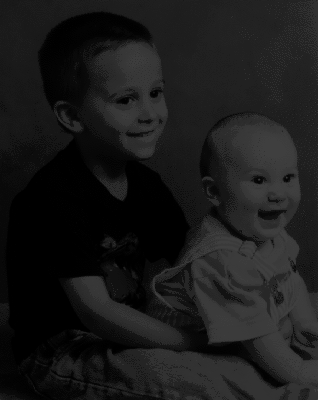
%> input picture GA/test_image.png, 318 x 400 px
$ octave gaExample.m   (GNU Octave 9; MATLAB toolbox functions it lacks are replaced by stand-ins)
%> lines starting %> are read from the running program, lines starting %| are printed output that depends on the picture
### GA/ga.m
function gaDat=ga(g)
%
% Basic Genetic Algorithm
%
%    gaDat=ga(gaDat)
%    gaDat : Data structure used by the algorithm.
%
% Data structure:
% Parameters that have to be defined by user
% gaDat.FieldD=[lb; ub]; % lower (lb) and upper (up) bounds of the search space.
%                        % each dimension of the search space requires bounds
% gaDat.Objfun='costFunction'; % Name of the 0bjective function to be minimize
%
% Parameters that could be defined by user, in other case, there is a default value
% gaDat.MAXGEN={gaDat.NVAR*20+10}; % Number of generation, gaDat.NVAR*20+10 by default
% gaDat.NIND={gaDat.NVAR*50} ;   % Size of the population, gaDat.NVAR*50 by default
% gaDat.alfa={0};                % Parameter for linear crossover, 0 by default
% gaDat.Pc={0.9};                % Crossover probability, 0.9 by default
% gaDat.Pm={0.1};                % Mutation probability, 0.1 by default
% gaDat.ObjfunPar={[]};          % Additional parameters of the objective function
%                                %  have to be packed in a structure, empty by default
% gaDat.indini={[]};             % Initialized members of the initial population, empty
%                                %  by default
%
% Grupo de Control Predictivo y Optimizaci髇 - CPOH
% Universitat Polit鑓nica de Val鑞cia.
% http://cpoh.upv.es
% (c) CPOH  1995 - 2018

if nargin==1
    gaDat=g;
else
    error('It is necessary to pass a data structure: gaDat.FieldD and gaDat.Objfun')
end
% If the parameter doesn't exist in the data structure it is created with the default value
if ~isfield(gaDat,'NVAR')
    gaDat.NVAR=size(gaDat.FieldD,2);
end
if ~isfield(gaDat,'MAXGEN')
    gaDat.MAXGEN=10;
end
if ~isfield(gaDat,'NIND')
    gaDat.NIND=100;
end
if ~isfield(gaDat,'alfa')
    gaDat.alfa=0;
end
if ~isfield(gaDat,'Pc')
    gaDat.Pc=0.9;
end
if ~isfield(gaDat,'Pm')
    gaDat.Pm=0.1;
end
if ~isfield(gaDat,'ObjfunPar')
    gaDat.ObjfunPar=[];
end
if ~isfield(gaDat,'indini')
    gaDat.indini=[];
end

% Internal parameters
gaDat.Chrom=[];
gaDat.ObjV=[];
gaDat.xmin=[];
gaDat.fxmin=inf;
gaDat.xmingen=[];
gaDat.fxmingen=[];
gaDat.rf=(1:gaDat.NIND)';
gaDat.gen=0;

%%%%%%%%%%%%%%%%%%%%%%%%%%%%%%%%%%%%%%%%%%%%%%%%
% Main loop
%%%%%%%%%%%%%%%%%%%%%%%%%%%%%%%%%%%%%%%%%%%%%%%%

% Generation counter
gen=0;

% Initial population      ---------------------------------------
gaDat.Chrom=crtrp(gaDat.NIND,gaDat.FieldD);   % Real codification
% Individuals of gaDat.indini are randomly added in the initial population
if not(isempty(gaDat.indini))
    nind0=size(gaDat.indini,1);
    posicion0=randperm(nind0);
    gaDat.Chrom(posicion0,:)=gaDat.indini;
end

while (gaDat.gen<gaDat.MAXGEN),
    gaDat.gen=gen;
    gaDat=gaevolucion(gaDat);
    % Increase generation counter        ------------------
    gaDat.xmingen(gen+1,:)=gaDat.xmin;
    gaDat.fxmingen(gen+1,:)=gaDat.fxmin;
    gen=gen+1;
end
%%%%%%%%%%%%%%%%%%%%%%%%%%%%%%%%%%%%%%%%%%%%%%%%%%%%%%
% End main loop
%%%%%%%%%%%%%%%%%%%%%%%%%%%%%%%%%%%%%%%%%%%%%%%%%%%%%%
% Present final results
garesults(gaDat)


%% Subfunction  -----------------------------------------


%% ----------------------------------------------------
function chrom=crtrp(Nind,FieldDR)
% A random real value matrix is created coerced by upper and
% lower bounds

Nvar = size(FieldDR,2);
aux = rand(Nind,Nvar);
m=[-1 1]*FieldDR;
ublb=ones(Nind,1)*m;
lb=ones(Nind,1)*FieldDR(1,:);
chrom=ublb.*aux+lb;

%% ----------------------------------------------------
function gaDat=gaevolucion(gaDat)
% One generation -------
Chrom=gaDat.Chrom;
nind=size(Chrom,1);
ObjV=inf(nind,1);
for i=1:nind
    if isempty(gaDat.ObjfunPar)
        ObjV(i)=feval(gaDat.Objfun,Chrom(i,:));
    else
        ObjV(i)=feval(gaDat.Objfun,Chrom(i,:),gaDat.ObjfunPar);
    end
end
gaDat.ObjV=ObjV;

% Best individual of the generation -------------------------
[v,p]=min(gaDat.ObjV);
if v<=gaDat.fxmin
    gaDat.xmin=Chrom(p,:);
    gaDat.fxmin=v;
end
% Optional additional task required by user
gaiteration(gaDat)
% Next generation
% RANKING -------------------------------------------------
FitnV = ranking(gaDat.ObjV,gaDat.rf);
% SELECTION -----------------------------------------------
% Stochastic Universal Sampling (SUS).
SelCh = select('sus',Chrom,FitnV,1);
% CROSSOVER ---------------------------------------------------
% Uniform crossover.
SelCh = lxov(SelCh,gaDat.Pc,gaDat.alfa);
% MUTATION ------------------------------------------------
Chrom = mutbga(SelCh,gaDat.FieldD,[gaDat.Pm 1]); % Codificaci髇 Real.
% Reinsert the best individual  ---------------------------
Chrom(round(gaDat.NIND/2),:) = gaDat.xmin;
gaDat.Chrom=Chrom;


%% ---------------------------------------------------------
% [13 lines left out: function ranking, not called in this run]

%% ---------------------------------------------------------
% [45 lines left out: function select, not called in this run]

%% ------------------------------------------------------------------
% [31 lines left out: function lxov, not called in this run]

% [5 lines of commented-out code are left out]

%% -------------------------------------------------------------
% [42 lines left out: function mutbga, not called in this run]

%% ----------------------------------------------------------
% [16 lines left out: function sus2, not called in this run]

%% --------------------------------------------------------

### GA/gaExample.m
%% Basic GA parameters
gaDat.Objfun='objective';
RGB = imread('test_image.png');
%> RGB is the input picture: size 400x318 uint8; min 0, max 63, mean 26.1
RGB=double(RGB);
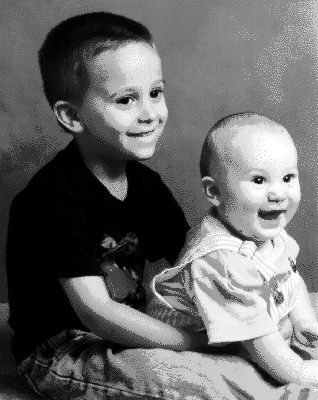
%> RGB: size 400x318 double; min 0, max 63, mean 26.1; mean of the top-left, top-right, bottom-left and bottom-right quarters 20.4, 34.8, 10, 39.4; drawn with min black and max white
global img
global K
global r
global c
global l
K=10;
r=size(RGB,1);
%> r = 400
c=size(RGB,2);
%> c = 318
l=size(RGB,3);
%> l = 1
img=reshape(RGB,[r*c,l]);
K=64;
l=size(img,2);
lb=ones(1,K*l).*min(min(img));
ub=ones(1,K*l).*max(max(img));
gaDat.FieldD=[lb; ub];
%> gaDat.FieldD = 64 columns, first 8: [0 0 0 0 0 0 0 0; 63 63 63 63 63 63 63 63]
% Execute GA
gaDat=ga(gaDat);
%> in ga, `gaDat.NVAR=size(gaDat.FieldD,2);`: gaDat.NVAR = 64
%> in ga, `gaDat.rf=(1:gaDat.NIND)';`: gaDat.rf = 100 values from 1 to 100
%> in crtrp, `Nvar = size(FieldDR,2);`: Nvar = 64
%> in crtrp, `aux = rand(Nind,Nvar);`:
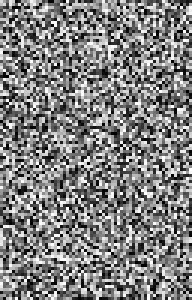
%> aux: size 100x64 double (shown 3 times larger); min 2.33e-05, max 1, mean 0.503
%> in crtrp, `m=[-1 1]*FieldDR;`: m = 64 values from 63 to 63
%> in crtrp, `ublb=ones(Nind,1)*m;`: ublb: size 100x64 double; every value is 63
%> in crtrp, `lb=ones(Nind,1)*FieldDR(1,:);`: lb: size 100x64 double; every value is 0
%> (the run ends here)
